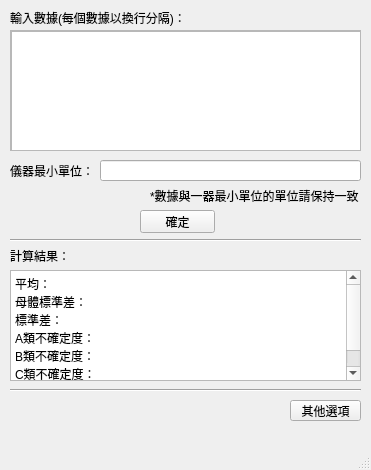
<?xml version="1.0" encoding="UTF-8"?>
<ui version="4.0">
 <class>MainWindow</class>
 <widget class="QMainWindow" name="MainWindow">
  <property name="geometry">
   <rect>
    <x>0</x>
    <y>0</y>
    <width>371</width>
    <height>470</height>
   </rect>
  </property>
  <property name="windowTitle">
   <string>MainWindow</string>
  </property>
  <widget class="QWidget" name="centralwidget">
   <widget class="QTextBrowser" name="calculateResult">
    <property name="geometry">
     <rect>
      <x>10</x>
      <y>270</y>
      <width>351</width>
      <height>111</height>
     </rect>
    </property>
    <property name="html">
     <string>&lt;!DOCTYPE HTML PUBLIC &quot;-//W3C//DTD HTML 4.0//EN&quot; &quot;http://www.w3.org/TR/REC-html40/strict.dtd&quot;&gt;
&lt;html&gt;&lt;head&gt;&lt;meta name=&quot;qrichtext&quot; content=&quot;1&quot; /&gt;&lt;style type=&quot;text/css&quot;&gt;
p, li { white-space: pre-wrap; }
&lt;/style&gt;&lt;/head&gt;&lt;body style=&quot; font-family:'PMingLiU'; font-size:9pt; font-weight:400; font-style:normal;&quot;&gt;
&lt;p style=&quot; margin-top:0px; margin-bottom:0px; margin-left:0px; margin-right:0px; -qt-block-indent:0; text-indent:0px;&quot;&gt;&lt;span style=&quot; color:#000000;&quot;&gt;平均：&lt;/span&gt;&lt;/p&gt;
&lt;p style=&quot; margin-top:0px; margin-bottom:0px; margin-left:0px; margin-right:0px; -qt-block-indent:0; text-indent:0px;&quot;&gt;&lt;span style=&quot; color:#000000;&quot;&gt;母體標準差：&lt;/span&gt;&lt;/p&gt;
&lt;p style=&quot; margin-top:0px; margin-bottom:0px; margin-left:0px; margin-right:0px; -qt-block-indent:0; text-indent:0px;&quot;&gt;&lt;span style=&quot; color:#000000;&quot;&gt;標準差：&lt;/span&gt;&lt;/p&gt;
&lt;p style=&quot; margin-top:0px; margin-bottom:0px; margin-left:0px; margin-right:0px; -qt-block-indent:0; text-indent:0px;&quot;&gt;&lt;span style=&quot; color:#000000;&quot;&gt;A類不確定度：&lt;/span&gt;&lt;/p&gt;
&lt;p style=&quot; margin-top:0px; margin-bottom:0px; margin-left:0px; margin-right:0px; -qt-block-indent:0; text-indent:0px;&quot;&gt;&lt;span style=&quot; color:#000000;&quot;&gt;B類不確定度：&lt;/span&gt;&lt;/p&gt;
&lt;p style=&quot; margin-top:0px; margin-bottom:0px; margin-left:0px; margin-right:0px; -qt-block-indent:0; text-indent:0px;&quot;&gt;&lt;span style=&quot; color:#000000;&quot;&gt;C類不確定度：&lt;/span&gt;&lt;/p&gt;
&lt;p style=&quot; margin-top:0px; margin-bottom:0px; margin-left:0px; margin-right:0px; -qt-block-indent:0; text-indent:0px;&quot;&gt;&lt;span style=&quot; color:#000000;&quot;&gt;測量結果：&lt;/span&gt;&lt;/p&gt;&lt;/body&gt;&lt;/html&gt;</string>
    </property>
   </widget>
   <widget class="QLabel" name="label">
    <property name="geometry">
     <rect>
      <x>10</x>
      <y>10</y>
      <width>181</width>
      <height>16</height>
     </rect>
    </property>
    <property name="text">
     <string>輸入數據(每個數據以換行分隔)：</string>
    </property>
   </widget>
   <widget class="QWidget" name="horizontalLayoutWidget">
    <property name="geometry">
     <rect>
      <x>10</x>
      <y>30</y>
      <width>351</width>
      <height>121</height>
     </rect>
    </property>
    <layout class="QHBoxLayout" name="horizontalLayout">
     <item>
      <widget class="QScrollArea" name="scrollArea">
       <property name="widgetResizable">
        <bool>true</bool>
       </property>
       <widget class="QWidget" name="scrollAreaWidgetContents">
        <property name="geometry">
         <rect>
          <x>0</x>
          <y>0</y>
          <width>347</width>
          <height>117</height>
         </rect>
        </property>
        <widget class="QPlainTextEdit" name="inputTextEdit">
         <property name="geometry">
          <rect>
           <x>0</x>
           <y>0</y>
           <width>351</width>
           <height>121</height>
          </rect>
         </property>
        </widget>
       </widget>
      </widget>
     </item>
    </layout>
   </widget>
   <widget class="QLabel" name="label_2">
    <property name="geometry">
     <rect>
      <x>10</x>
      <y>160</y>
      <width>91</width>
      <height>21</height>
     </rect>
    </property>
    <property name="text">
     <string>儀器最小單位：</string>
    </property>
   </widget>
   <widget class="QLineEdit" name="minimumValue">
    <property name="geometry">
     <rect>
      <x>100</x>
      <y>160</y>
      <width>261</width>
      <height>21</height>
     </rect>
    </property>
   </widget>
   <widget class="QLabel" name="label_3">
    <property name="geometry">
     <rect>
      <x>150</x>
      <y>180</y>
      <width>211</width>
      <height>31</height>
     </rect>
    </property>
    <property name="text">
     <string>*數據與一器最小單位的單位請保持一致</string>
    </property>
   </widget>
   <widget class="QLabel" name="label_4">
    <property name="geometry">
     <rect>
      <x>10</x>
      <y>240</y>
      <width>91</width>
      <height>31</height>
     </rect>
    </property>
    <property name="text">
     <string>計算結果：</string>
    </property>
   </widget>
   <widget class="QPushButton" name="EnterButton">
    <property name="geometry">
     <rect>
      <x>140</x>
      <y>210</y>
      <width>75</width>
      <height>23</height>
     </rect>
    </property>
    <property name="text">
     <string>確定</string>
    </property>
   </widget>
   <widget class="Line" name="line">
    <property name="geometry">
     <rect>
      <x>10</x>
      <y>230</y>
      <width>351</width>
      <height>21</height>
     </rect>
    </property>
    <property name="orientation">
     <enum>Qt::Horizontal</enum>
    </property>
   </widget>
   <widget class="Line" name="line_2">
    <property name="geometry">
     <rect>
      <x>10</x>
      <y>380</y>
      <width>351</width>
      <height>21</height>
     </rect>
    </property>
    <property name="orientation">
     <enum>Qt::Horizontal</enum>
    </property>
   </widget>
   <widget class="QToolButton" name="toolButton">
    <property name="geometry">
     <rect>
      <x>290</x>
      <y>400</y>
      <width>71</width>
      <height>21</height>
     </rect>
    </property>
    <property name="text">
     <string>其他選項</string>
    </property>
   </widget>
  </widget>
  <widget class="QMenuBar" name="menubar">
   <property name="geometry">
    <rect>
     <x>0</x>
     <y>0</y>
     <width>371</width>
     <height>22</height>
    </rect>
   </property>
  </widget>
  <widget class="QStatusBar" name="statusbar"/>
 </widget>
 <resources/>
 <connections/>
</ui>
